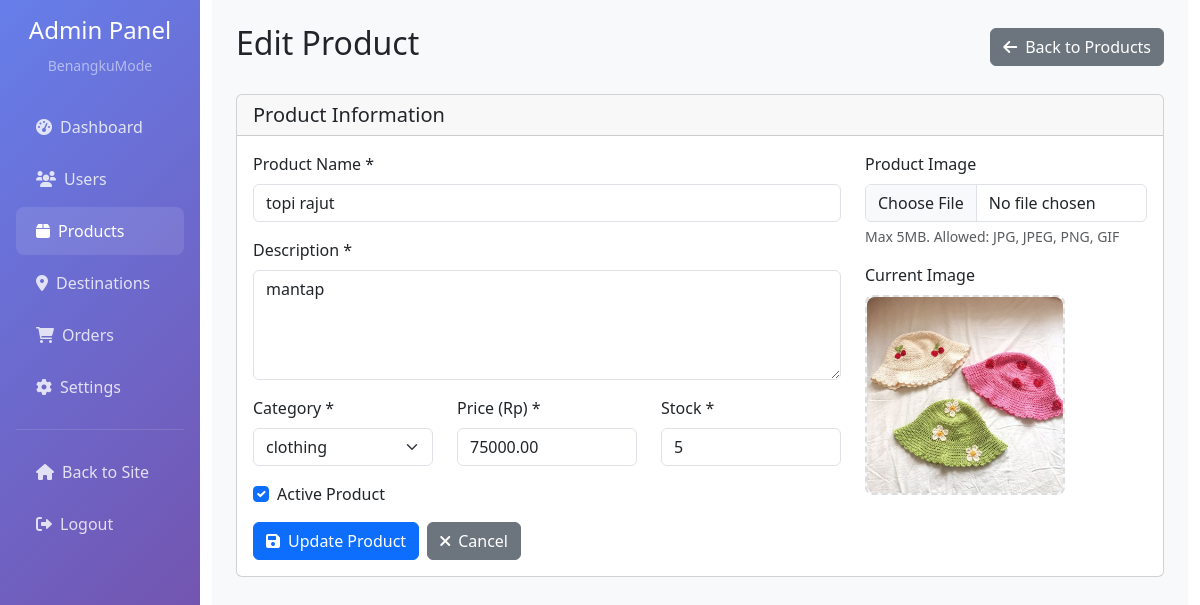
/admin/edit_product.php?id=5 (signed in), run on the app's committed database.
### tables this page shows
CREATE TABLE `products` (
  `id` int(11) NOT NULL,
  `name` varchar(200) NOT NULL,
  `description` text DEFAULT NULL,
  `price` decimal(10,2) NOT NULL,
  `category_id` int(11) DEFAULT NULL,
  `image` varchar(255) DEFAULT NULL,
  `images` longtext DEFAULT NULL CHECK (json_valid(`images`)),
  `stock_quantity` int(11) DEFAULT 0,
  `is_active` tinyint(1) DEFAULT 1,
  `is_featured` tinyint(1) DEFAULT 0,
  `created_at` timestamp NOT NULL DEFAULT current_timestamp(),
  `updated_at` timestamp NOT NULL DEFAULT current_timestamp() ON UPDATE current_timestamp()
);

CREATE TABLE `product_categories` (
  `id` int(11) NOT NULL,
  `name` varchar(100) NOT NULL,
  `description` text DEFAULT NULL,
  `image` varchar(255) DEFAULT NULL,
  `is_active` tinyint(1) DEFAULT 1,
  `created_at` timestamp NOT NULL DEFAULT current_timestamp()
);

### admin/edit_product.php (the view, shortened to what this page needs)
<?php
$conn = getDbConnection();
$product_id = isset($_GET['id']) ? (int)$_GET['id'] : 0;
$sql = "SELECT * FROM products WHERE id = $product_id";
$result = mysqli_query($conn, $sql);
$product = mysqli_fetch_assoc($result);
?>
<!DOCTYPE html>
<html lang="id">
<head>
    <link href="https://cdn.jsdelivr.net/npm/bootstrap@5.3.0/dist/css/bootstrap.min.css" rel="stylesheet">
    <link href="https://cdnjs.cloudflare.com/ajax/libs/font-awesome/6.0.0/css/all.min.css" rel="stylesheet">
</head>
<body>
    <div class="container-fluid">
        <div class="row">
            <div class="col-md-3 col-lg-2 px-0">
                <div class="sidebar p-3">
                    <div class="text-center mb-4">
                        <h4 class="text-white">Admin Panel</h4>
                        <small class="text-white-50">BenangkuMode</small>
                    </div>
                    <nav class="nav flex-column">
                        <a class="nav-link" href="dashboard.php">
                            <i class="fas fa-tachometer-alt me-2"></i>Dashboard
                        </a>
                        <a class="nav-link" href="users.php">
                            <i class="fas fa-users me-2"></i>Users
                        </a>
                        <a class="nav-link active" href="products.php">
                            <i class="fas fa-box me-2"></i>Products
                        </a>
                        <a class="nav-link" href="destinations.php">
                            <i class="fas fa-map-marker-alt me-2"></i>Destinations
                        </a>
                        <a class="nav-link" href="orders.php">
                            <i class="fas fa-shopping-cart me-2"></i>Orders
                        </a>
                        <a class="nav-link" href="settings.php">
                            <i class="fas fa-cog me-2"></i>Settings
                        </a>
                        <hr class="text-white-50">
                        <a class="nav-link" href="../index.php">
                            <i class="fas fa-home me-2"></i>Back to Site
                        </a>
                        <a class="nav-link" href="../logout.php">
                            <i class="fas fa-sign-out-alt me-2"></i>Logout
                        </a>
                    </nav>
                </div>
            </div>
            <div class="col-md-9 col-lg-10">
                <div class="main-content p-4">
                    <div class="d-flex justify-content-between align-items-center mb-4">
                        <h2>Edit Product</h2>
                        <a href="products.php" class="btn btn-secondary">
                            <i class="fas fa-arrow-left me-2"></i>Back to Products
                        </a>
                    </div>
                    <div class="card">
                        <div class="card-header">
                            <h5 class="mb-0">Product Information</h5>
                        </div>
                        <div class="card-body">
                            <form method="POST" enctype="multipart/form-data">
                                <div class="row">
                                    <div class="col-md-8">
                                        <div class="mb-3">
                                            <label for="name" class="form-label">Product Name *</label>
                                            <input type="text" class="form-control" id="name" name="name"
                                                   value="<?php echo htmlspecialchars($product['name']); ?>" required>
                                        </div>
                                        <div class="mb-3">
                                            <label for="description" class="form-label">Description *</label>
                                            <textarea class="form-control" id="description" name="description" rows="4" required><?php echo htmlspecialchars($product['description']); ?></textarea>
                                        </div>
                                        <div class="row">
                                            <div class="col-md-4">
                                                <div class="mb-3">
                                                    <label for="category" class="form-label">Category *</label>
                                                    <select class="form-select" id="category" name="category" required>
                                                            <?php
                                                            $qry = mysqli_query($conn, "SELECT * FROM product_categories");
                                                            while ($data = mysqli_fetch_array($qry)) {
                                                            ?>
                                                            <option data="<?= htmlspecialchars($data['name']) ?>"value="<?= $data['id'] ?>"<?= ($product['category_id'] == $data['id']) ? 'selected' : '' ?>>
                                                                <?= htmlspecialchars($data['name']) ?>
                                                            </option>
                                                            <?php }
                                                            ?>
                                                    </select>
                                                </div>
                                            </div>
                                            <div class="col-md-4">
                                                <div class="mb-3">
                                                    <label for="price" class="form-label">Price (Rp) *</label>
                                                    <input type="number" class="form-control" id="price" name="price"
                                                        value="<?php echo $product['price']; ?>" min="0" step="1000" required>
                                                </div>
                                            </div>
                                            <div class="col-md-4">
                                                <div class="mb-3">
                                                    <label for="stock" class="form-label">Stock *</label>
                                                    <input type="number" class="form-control" id="stock" name="stock"
                                                           value="<?php echo $product['stock_quantity']; ?>" min="0" required>
                                                </div>
                                            </div>
                                        </div>
                                        <div class="mb-3">
                                            <div class="form-check">
                                                <input class="form-check-input" type="checkbox" id="is_active" name="is_active"
                                                       <?php echo $product['is_active'] ? 'checked' : ''; ?>>
                                                <label class="form-check-label" for="is_active">
                                                    Active Product
                                                </label>
                                            </div>
                                        </div>
                                    </div>
                                    <div class="col-md-4">
                                        <div class="mb-3">
                                            <label for="image" class="form-label">Product Image</label>
                                            <input type="file" class="form-control" id="image" name="image" accept="image/*">
                                            <div class="form-text">Max 5MB. Allowed: JPG, JPEG, PNG, GIF</div>
                                        </div>
                                        <div class="mb-3">
                                            <label class="form-label">Current Image</label>
                                            <div class="image-preview d-flex align-items-center justify-content-center bg-light">
                                                <?php if ($product['image']): ?>
                                                    <img src="../assets/images/products/<?php echo htmlspecialchars($product['image']); ?>"
                                                         alt="<?php echo htmlspecialchars($product['name']); ?>"
                                                         class="img-fluid" style="max-width: 100%; max-height: 200px; border-radius: 8px;">
                                                <?php else: ?>
                                                    <i class="fas fa-image text-muted fa-3x"></i>
                                                <?php endif; ?>
                                            </div>
                                        </div>
                                    </div>
                                </div>
                                <div class="d-flex gap-2">
                                    <button type="submit" class="btn btn-primary">
                                        <i class="fas fa-save me-2"></i>Update Product
                                    </button>
                                    <a href="products.php" class="btn btn-secondary">
                                        <i class="fas fa-times me-2"></i>Cancel
                                    </a>
                                </div>
                            </form>
                        </div>
                    </div>
                </div>
            </div>
        </div>
    </div>
</body>
</html>

### admin/edit_product.php (style rules this page uses)
.sidebar { min-height: 100vh; background: linear-gradient(135deg, #667eea 0%, #764ba2 100%); }
.sidebar .nav-link { color: rgba(255,255,255,0.8); padding: 12px 20px; border-radius: 8px; margin: 2px 0; }
.sidebar .nav-link:hover, .sidebar .nav-link.active { color: white; background: rgba(255,255,255,0.1); }
.main-content { background: #f8f9fa; min-height: 100vh; }
.image-preview { max-width: 200px; max-height: 200px; border-radius: 8px; border: 2px dashed #ddd; }

### data on the page
products: name "topi rajut", description "mantap", category "clothing", price "75000.00", stock "5", is_active "☑", image (picture)
